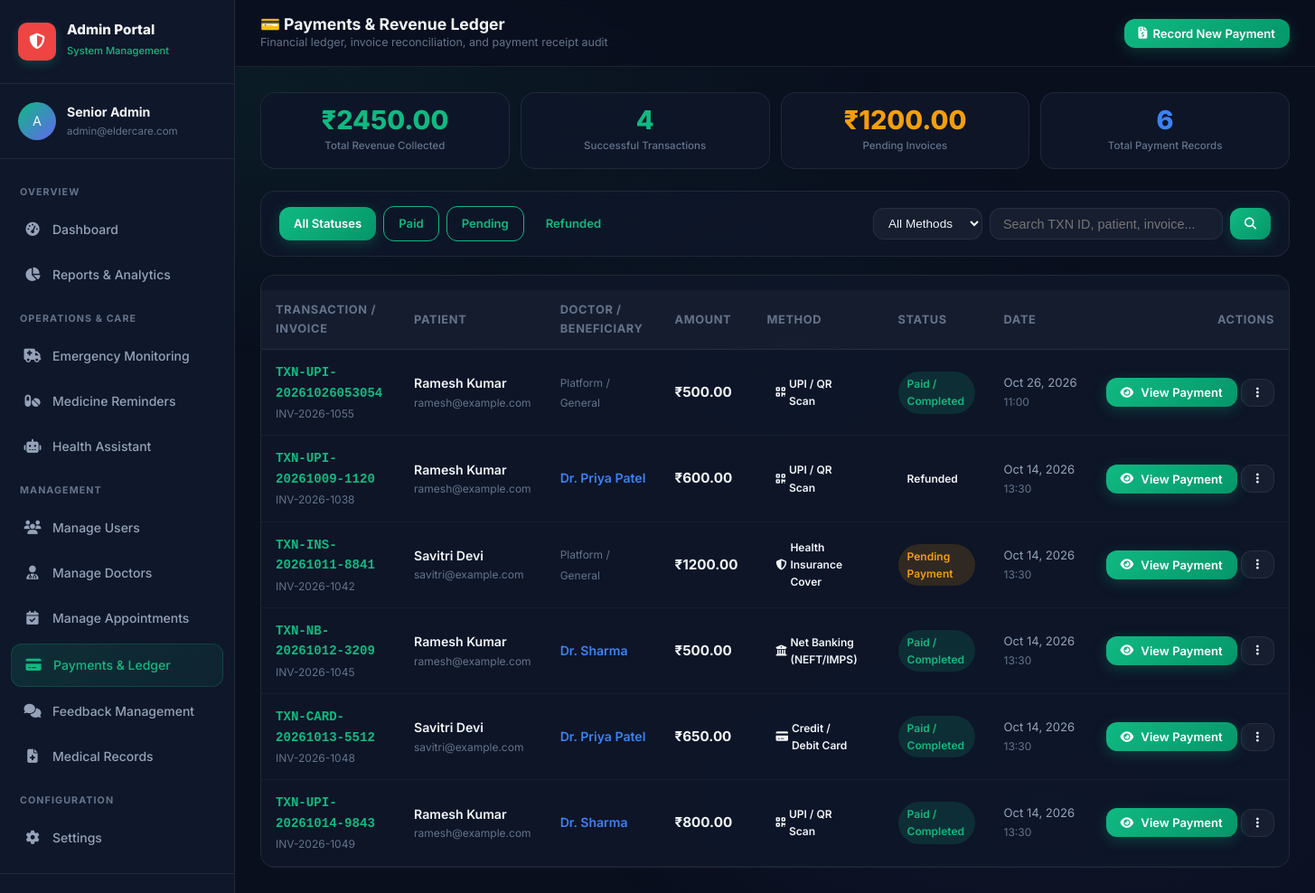
The page /admin-portal/payments/ (signed in) on the database its author committed.
### users/models.py (models this page shows, shortened)
class Payment(models.Model):
    METHOD_CHOICES = [
        ('UPI', 'UPI / QR Scan'),
        ('Card', 'Credit / Debit Card'),
        ('NetBanking', 'Net Banking (NEFT/IMPS)'),
        ('Cash', 'Cash on Visit'),
        ('Insurance', 'Health Insurance Cover'),
    ]
    STATUS_CHOICES = [
        ('completed', 'Paid / Completed'),
        ('pending', 'Pending Payment'),
        ('refunded', 'Refunded'),
        ('failed', 'Failed'),
    ]
    patient = models.ForeignKey(User, on_delete=models.CASCADE, related_name='payments_made')
    doctor = models.ForeignKey(User, on_delete=models.SET_NULL, null=True, blank=True, related_name='payments_received')
    appointment = models.ForeignKey(Appointment, on_delete=models.SET_NULL, null=True, blank=True, related_name='payments')
    amount = models.DecimalField(max_digits=10, decimal_places=2)
    currency = models.CharField(max_length=10, default='INR (₹)')
    payment_method = models.CharField(max_length=50, choices=METHOD_CHOICES, default='UPI')
    transaction_id = models.CharField(max_length=100, unique=True)
    status = models.CharField(max_length=30, choices=STATUS_CHOICES, default='completed')
    description = models.CharField(max_length=255, default='Doctor Consultation Fee')
    invoice_no = models.CharField(max_length=50, blank=True)
    created_at = models.DateTimeField(auto_now_add=True)
    class Meta:
        ordering = ['-created_at']

### users/views.py (the view)
    @login_required
    def wrapper(request, *args, **kwargs):
        if not (request.user.is_staff or request.user.is_superuser):
            messages.error(request, "Administrator privileges required.")
            return redirect('login_redirect')
        return view_func(request, *args, **kwargs)

### users/templates/user/admin-payments.html (shortened to what this page needs)
<!DOCTYPE html>
<html lang="en">
<head>
  <link rel="stylesheet" href="/static/css/main.css" />
  <link rel="stylesheet" href="/static/css/dashboard.css" />
  <link rel="stylesheet" href="/static/css/modules.css" />
  <link rel="stylesheet" href="https://cdnjs.cloudflare.com/ajax/libs/font-awesome/6.5.1/css/all.min.css" />
</head>
<body>
  <div class="bg-gradient-mesh"></div>
  <div class="app-layout">
    <aside class="sidebar" id="sidebar">
      <div class="sidebar-header">
        <div class="sidebar-brand">
          <div class="sidebar-logo" style="background:var(--danger); color:white;"><i class="fas fa-shield-halved"></i></div>
          <div class="sidebar-brand-text"><h3>Admin Portal</h3><span>System Management</span></div>
        </div>
      </div>
      <div class="sidebar-user">
        <div class="avatar" id="sidebar_avatar" style="width:42px;height:42px;font-size:0.9rem;">A</div>
        <div class="sidebar-user-info">
          <div class="user-name" id="sidebar_user_name">{{ request.user.get_full_name|default:request.user.username }}</div>
          <div class="user-email" id="sidebar_user_email">{{ request.user.email|default:"admin@eldercare.com" }}</div>
        </div>
      </div>
      <nav class="sidebar-nav">
        <span class="nav-section-label">Overview</span>
        <a href="{% url 'admin_dashboard' %}" class="nav-link"><span class="nav-icon"><i class="fas fa-gauge-high"></i></span>Dashboard</a>
        <a href="{% url 'admin_reports' %}" class="nav-link"><span class="nav-icon"><i class="fas fa-chart-pie"></i></span>Reports & Analytics</a>
        <span class="nav-section-label">Operations & Care</span>
        <a href="{% url 'admin_emergency' %}" class="nav-link"><span class="nav-icon"><i class="fas fa-truck-medical"></i></span>Emergency Monitoring</a>
        <a href="{% url 'admin_medicine_reminders' %}" class="nav-link"><span class="nav-icon"><i class="fas fa-pills"></i></span>Medicine Reminders</a>
        <a href="{% url 'admin_health_assistant' %}" class="nav-link"><span class="nav-icon"><i class="fas fa-robot"></i></span>Health Assistant</a>
        <span class="nav-section-label">Management</span>
        <a href="{% url 'admin_users' %}" class="nav-link"><span class="nav-icon"><i class="fas fa-users"></i></span>Manage Users</a>
        <a href="{% url 'admin_doctors' %}" class="nav-link"><span class="nav-icon"><i class="fas fa-user-doctor"></i></span>Manage Doctors</a>
        <a href="{% url 'admin_appointments' %}" class="nav-link"><span class="nav-icon"><i class="fas fa-calendar-check"></i></span>Manage Appointments</a>
        <a href="{% url 'admin_payments' %}" class="nav-link active"><span class="nav-icon"><i class="fas fa-credit-card"></i></span>Payments & Ledger</a>
        <a href="{% url 'admin_feedback' %}" class="nav-link"><span class="nav-icon"><i class="fas fa-comments"></i></span>Feedback Management</a>
        <a href="{% url 'admin_records' %}" class="nav-link"><span class="nav-icon"><i class="fas fa-file-medical"></i></span>Medical Records</a>
        <span class="nav-section-label">Configuration</span>
        <a href="{% url 'admin_settings' %}" class="nav-link"><span class="nav-icon"><i class="fas fa-gear"></i></span>Settings</a>
      </nav>
      <div class="sidebar-footer">
        <a href="{% url 'logout' %}" class="sidebar-logout" style="text-decoration:none; display:flex; align-items:center; gap:8px;"><span class="nav-icon"></span>Sign Out</a>
      </div>
    </aside>
    <main class="main-content">
      <header class="topbar">
        <div class="topbar-left">
          <div class="topbar-title">
            <h2>💳 Payments & Revenue Ledger</h2>
            <p>Financial ledger, invoice reconciliation, and payment receipt audit</p>
          </div>
        </div>
        <div class="topbar-right" style="display:flex; align-items:center; gap:10px;">
          <button class="btn btn-primary btn-sm" onclick="openRecordModal()" style="display:flex; align-items:center; gap:6px;">
            <i class="fas fa-file-invoice-dollar"></i> Record New Payment
          </button>
        </div>
      </header>
      <div class="page-content">
        <div class="module-stats">
          <div class="module-stat">
            <div class="ms-value" style="color:var(--success)">₹{{ total_revenue|floatformat:2 }}</div>
            <div class="ms-label">Total Revenue Collected</div>
          </div>
          <div class="module-stat">
            <div class="ms-value" style="color:var(--primary)">{{ completed_transactions }}</div>
            <div class="ms-label">Successful Transactions</div>
          </div>
          <div class="module-stat">
            <div class="ms-value" style="color:var(--warning)">₹{{ pending_revenue|floatformat:2 }}</div>
            <div class="ms-label">Pending Invoices</div>
          </div>
          <div class="module-stat">
            <div class="ms-value" style="color:var(--info)">{{ total_transactions }}</div>
            <div class="ms-label">Total Payment Records</div>
          </div>
        </div>
        <div style="background:var(--bg-card); border:1px solid var(--bg-glass-border); border-radius:var(--radius-lg); padding:16px 20px; margin-top:24px; display:flex; gap:12px; flex-wrap:wrap; align-items:center; justify-content:space-between;">
          <div style="display:flex; gap:8px; flex-wrap:wrap; align-items:center;">
            <a href="?status=all&method={{ method_filter }}&q={{ query }}" class="btn btn-sm {% if status_filter == 'all' %}btn-primary{% else %}btn-outline{% endif %}">All Statuses</a>
            <a href="?status=completed&method={{ method_filter }}&q={{ query }}" class="btn btn-sm {% if status_filter == 'completed' %}btn-success{% else %}btn-outline{% endif %}">Paid</a>
            <a href="?status=pending&method={{ method_filter }}&q={{ query }}" class="btn btn-sm {% if status_filter == 'pending' %}btn-warning{% else %}btn-outline{% endif %}">Pending</a>
            <a href="?status=refunded&method={{ method_filter }}&q={{ query }}" class="btn btn-sm {% if status_filter == 'refunded' %}btn-outline{% endif %}">Refunded</a>
          </div>
          <form method="GET" style="display:flex; gap:8px; margin:0; flex-grow:1; max-width:440px;">
            <select name="method" onchange="this.form.submit()" class="form-control" style="background:var(--bg-glass); border:1px solid var(--bg-glass-border); color:var(--text-primary); padding:8px 12px; border-radius:var(--radius-md); font-size:0.85rem; max-width:140px;">
              <option value="all">All Methods</option>
            </select>
            <input type="text" name="q" value="{{ query }}" placeholder="Search TXN ID, patient, invoice..." class="form-control" style="background:var(--bg-glass); border:1px solid var(--bg-glass-border); color:var(--text-primary); padding:8px 14px; border-radius:var(--radius-md); font-size:0.9rem; flex-grow:1;" />
            <button type="submit" class="btn btn-primary btn-sm"><i class="fas fa-magnifying-glass"></i></button>
          </form>
        </div>
        <div style="background:var(--bg-card); border:1px solid var(--bg-glass-border); border-radius:var(--radius-lg); overflow-x:auto; margin-top:20px;">
          {% if payments %}
            <table class="payment-table">
              <thead>
                <tr>
                  <th>Transaction / Invoice</th>
                  <th>Patient</th>
                  <th>Doctor / Beneficiary</th>
                  <th>Amount</th>
                  <th>Method</th>
                  <th>Status</th>
                  <th>Date</th>
                  <th style="text-align:right;">Actions</th>
                </tr>
              </thead>
              <tbody>
                {% for p in payments %}
                  <tr>
                    <td>
                      <div style="font-weight:700; font-family:monospace; color:var(--primary); font-size:0.88rem;">{{ p.transaction_id }}</div>
                      {% if p.invoice_no %}
                        <div style="font-size:0.75rem; color:var(--text-muted); margin-top:2px;">{{ p.invoice_no }}</div>
                      {% endif %}
                    </td>
                    <td>
                      <div style="font-weight:600;">{{ p.patient.get_full_name|default:p.patient.username }}</div>
                      <div style="font-size:0.75rem; color:var(--text-muted);">{{ p.patient.email|default:"N/A" }}</div>
                    </td>
                    <td>
                      {% if p.doctor %}
                        <div style="font-weight:600; color:var(--info);">Dr. {{ p.doctor.get_full_name|default:p.doctor.username }}</div>
                      {% else %}
                        <span class="text-muted text-xs">Platform / General</span>
                      {% endif %}
                    </td>
                    <td>
                      <div style="font-weight:700; font-size:0.95rem; color:var(--text-primary);">₹{{ p.amount|floatformat:2 }}</div>
                    </td>
                    <td>
                      <span class="badge badge-outline text-xs">
                        <i class="fas {% if p.payment_method == 'UPI' %}fa-qrcode{% elif p.payment_method == 'Card' %}fa-credit-card{% elif p.payment_method == 'Insurance' %}fa-shield-halved{% else %}fa-building-columns{% endif %}"></i> {{ p.get_payment_method_display }}
                      </span>
                    </td>
                    <td>
                      <span class="badge {% if p.status == 'completed' %}badge-success{% elif p.status == 'pending' %}badge-warning{% elif p.status == 'refunded' %}badge-ghost{% else %}badge-danger{% endif %} text-xs">
                        {{ p.get_status_display }}
                      </span>
                    </td>
                    <td style="font-size:0.82rem; color:var(--text-secondary); white-space:nowrap;">
                      {{ p.created_at|date:"M d, Y" }}<br />
                      <span style="font-size:0.75rem; color:var(--text-muted);">{{ p.created_at|date:"H:i" }}</span>
                    </td>
                    <td style="text-align:right; white-space:nowrap;">
                      <button class="btn btn-primary btn-sm" onclick="viewPaymentReceipt('{{ p.id }}')" title="View Payment Details & Receipt">
                        <i class="fas fa-eye"></i> View Payment
                      </button>
                      <button class="btn btn-ghost btn-sm" onclick="openStatusChangeModal('{{ p.id }}', '{{ p.transaction_id }}', '{{ p.status }}')" title="Update Status">
                        <i class="fas fa-ellipsis-vertical"></i>
                      </button>
                    </td>
                  </tr>
                {% endfor %}
              </tbody>
            </table>
          {% else %}
            <div style="text-align:center; padding:48px;">
              <i class="fas fa-receipt" style="font-size:3rem; color:var(--text-muted); margin-bottom:12px;"></i>
              <h3>No Payment Records Found</h3>
              <p class="text-muted" style="margin-top:6px;">No transactions matched your selected filters.</p>
            </div>
          {% endif %}
        </div>
      </div>
    </main>
  </div>
</body>
</html>

### rows shown on the page
Payment: transaction_id "TXN-UPI-20261026053054", invoice_no "INV-2026-1055", patient.get_full_name "Ramesh Kumar", patient.email "ramesh@example.com", shows "Platform / General", amount "500.00", payment_method "UPI / QR Scan", status "Paid / Completed", created_at "Oct 26, 2026", created_at "11:00"
Payment: transaction_id "TXN-UPI-20261009-1120", invoice_no "INV-2026-1038", patient.get_full_name "Ramesh Kumar", patient.email "ramesh@example.com", doctor.get_full_name "Priya Patel", amount "600.00", payment_method "UPI / QR Scan", status "Refunded", created_at "Oct 14, 2026", created_at "13:30"
Payment: transaction_id "TXN-INS-20261011-8841", invoice_no "INV-2026-1042", patient.get_full_name "Savitri Devi", patient.email "savitri@example.com", shows "Platform / General", amount "1200.00", payment_method "Health Insurance Cover", status "Pending Payment", created_at "Oct 14, 2026", created_at "13:30"
Payment: transaction_id "TXN-NB-20261012-3209", invoice_no "INV-2026-1045", patient.get_full_name "Ramesh Kumar", patient.email "ramesh@example.com", doctor.get_full_name "Sharma", amount "500.00", payment_method "Net Banking (NEFT/IMPS)", status "Paid / Completed", created_at "Oct 14, 2026", created_at "13:30"
Payment: transaction_id "TXN-CARD-20261013-5512", invoice_no "INV-2026-1048", patient.get_full_name "Savitri Devi", patient.email "savitri@example.com", doctor.get_full_name "Priya Patel", amount "650.00", payment_method "Credit / Debit Card", status "Paid / Completed", created_at "Oct 14, 2026", created_at "13:30"
Payment: transaction_id "TXN-UPI-20261014-9843", invoice_no "INV-2026-1049", patient.get_full_name "Ramesh Kumar", patient.email "ramesh@example.com", doctor.get_full_name "Sharma", amount "800.00", payment_method "UPI / QR Scan", status "Paid / Completed", created_at "Oct 14, 2026", created_at "13:30"

### other values the page prints
{{ request.user.get_full_name|default:request.user.username }} "Senior Admin"
{{ request.user.email|default:"admin@eldercare.com" }} "admin@eldercare.com"
{{ total_revenue|floatformat:2 }} "2450.00"
{{ completed_transactions }} "4"
{{ pending_revenue|floatformat:2 }} "1200.00"
{{ total_transactions }} "6"
